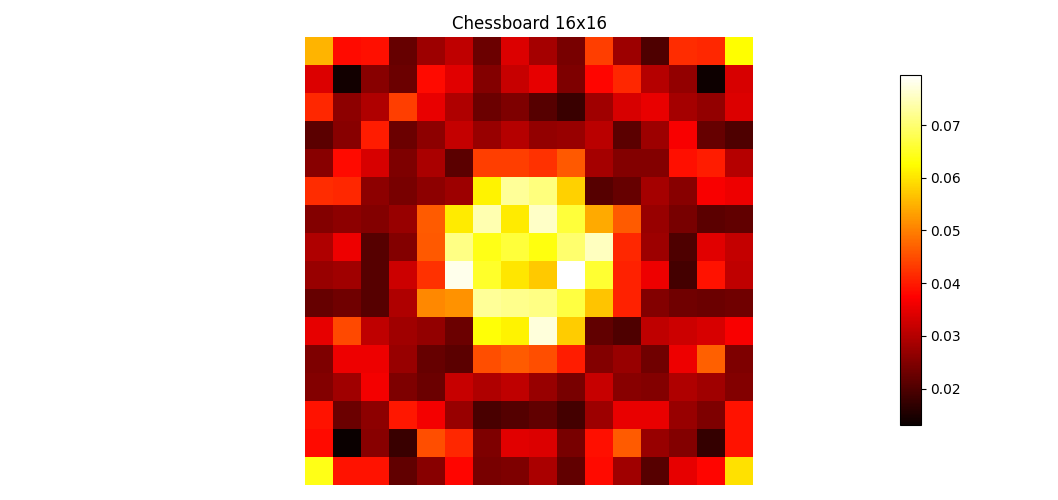

Reproduce this figure in Python.
import math
import os
import numpy as np
import matplotlib.pyplot as plt

def display_chessboard_heatmap(ax, chessboard, n):
    # Reshape the chessboard to a 2D array
    chessboard_matrix = np.array(chessboard).reshape(n, n)
    im = ax.imshow(chessboard_matrix, cmap='hot', interpolation='nearest')
    ax.set_title(f'Chessboard {n}x{n}')
    ax.axis('off')
    return im

def parse_chessboard(file_content):
    lines = file_content.strip().split('\n')
    parsed_boards = []

    for line in lines:
        if line == '-1':
            break
        parsed_boards.append(line.split()[1:])

    return parsed_boards

base_path = "E:\\shared\\parallel\\"
files = os.listdir(base_path)

res = {}
for i, file_path in enumerate(files):
    splited = file_path.split('_')
    n, gamma = int(splited[1]), int(splited[2].replace('.txt', ''))
    res[n] = {}

for i, file_path in enumerate(files):
    splited = file_path.split('_')
    n, gamma = int(splited[1]), int(splited[2].replace('.txt', ''))
    with open(base_path + file_path, "r") as f:
        boards = parse_chessboard(f.read())
        for j, board in enumerate(boards, start=1):
            P = sorted(map(int, board))
            k = ' '.join(map(str, P))
            if k not in res[n]:
                res[n][k] = 0
            res[n][k] += 1

display_boards = []
for k, v in res.items():
    display_boards.append([0] * (k * k))
    for k2 in res[k]:
        for idx in k2.split(' '):
            display_boards[-1][int(idx)] += 1
    for z in range(len(display_boards[-1])):
        display_boards[-1][z] /= len(res[k])

num_chessboards = len(display_boards)
num_rows = int(np.ceil(np.sqrt(num_chessboards)))
num_cols = int(np.ceil(num_chessboards / num_rows))
fig, axes = plt.subplots(num_rows, num_cols, figsize=(15, 5))

ns = [int(np.sqrt(len(item))) for item in display_boards]

# Handle the case when there is only one chessboard
if num_chessboards == 1:
    axes = np.array([axes])  # Reshape axes into a 2D array

for i, ax in zip(np.argsort(ns), axes.flatten()):
    im = display_chessboard_heatmap(ax, display_boards[i], ns[i])

fig.subplots_adjust(right=0.8)
cbar_ax = fig.add_axes([0.85, 0.15, 0.02, 0.7])
fig.colorbar(im, cax=cbar_ax)
plt.tight_layout()
plt.show()
